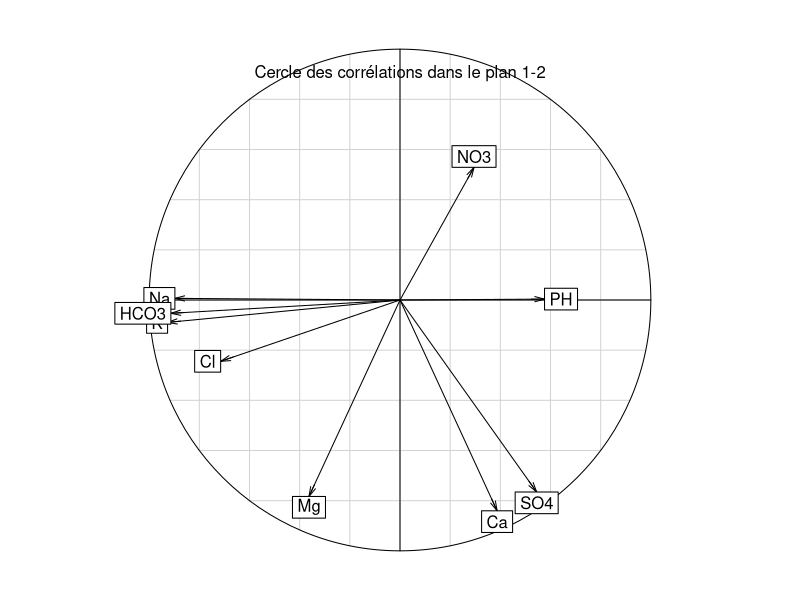
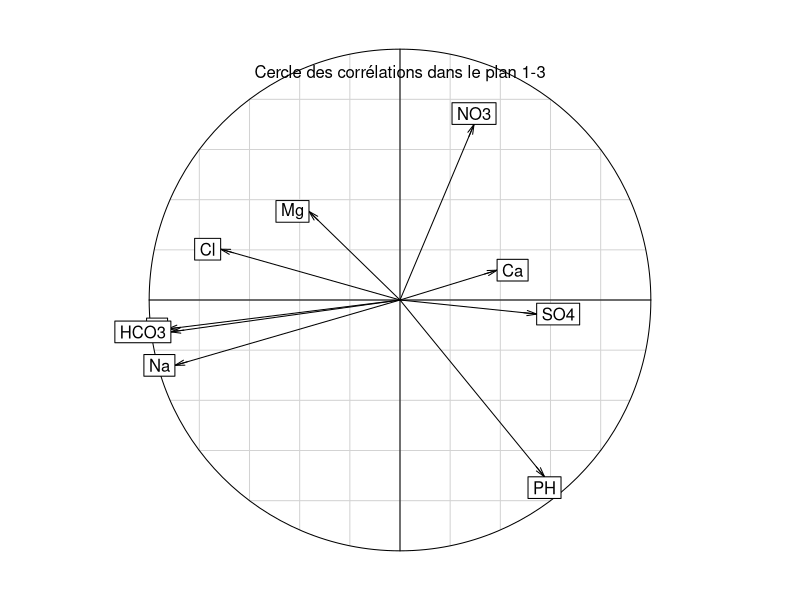
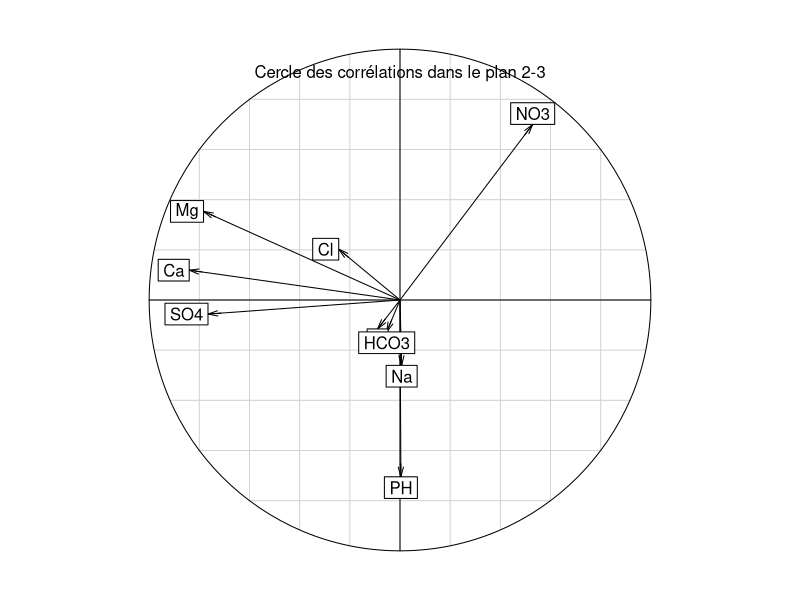
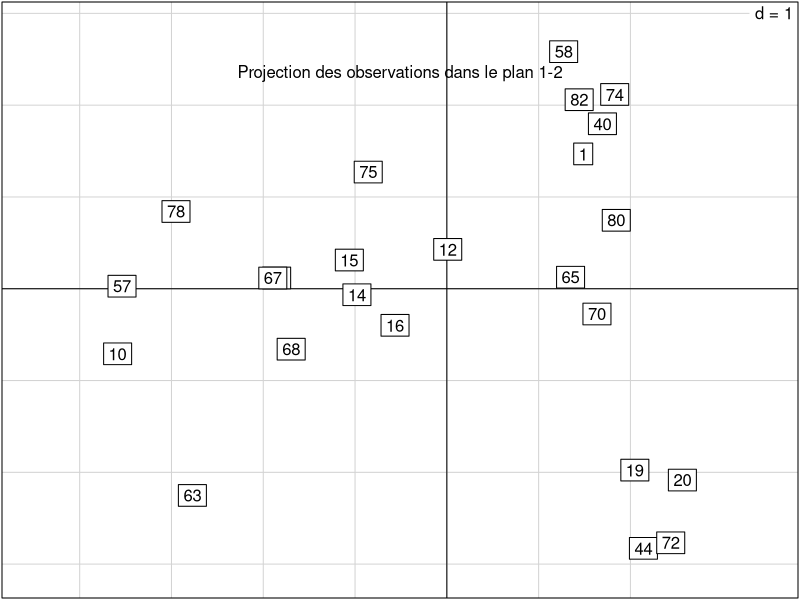
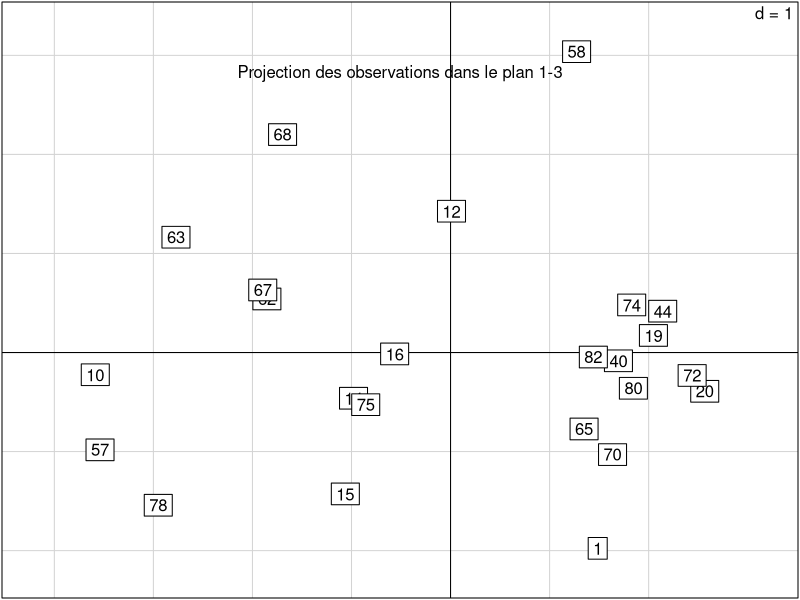
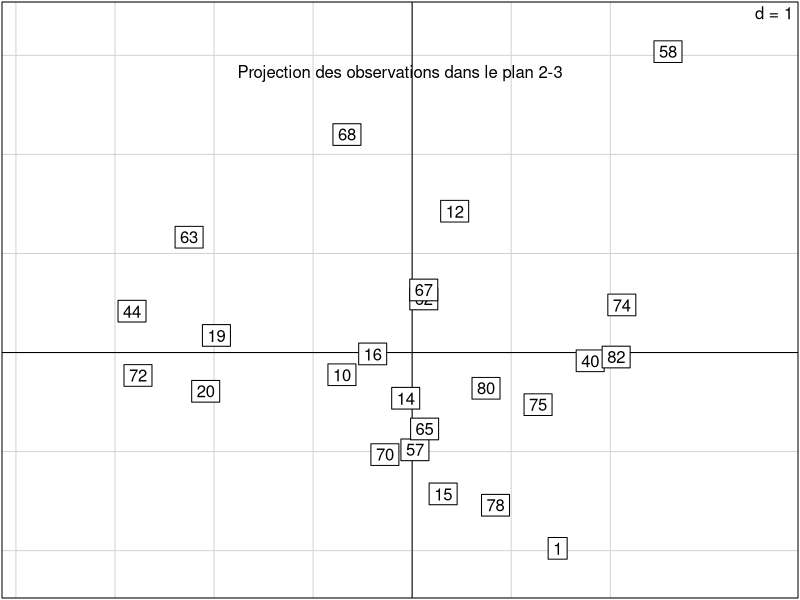
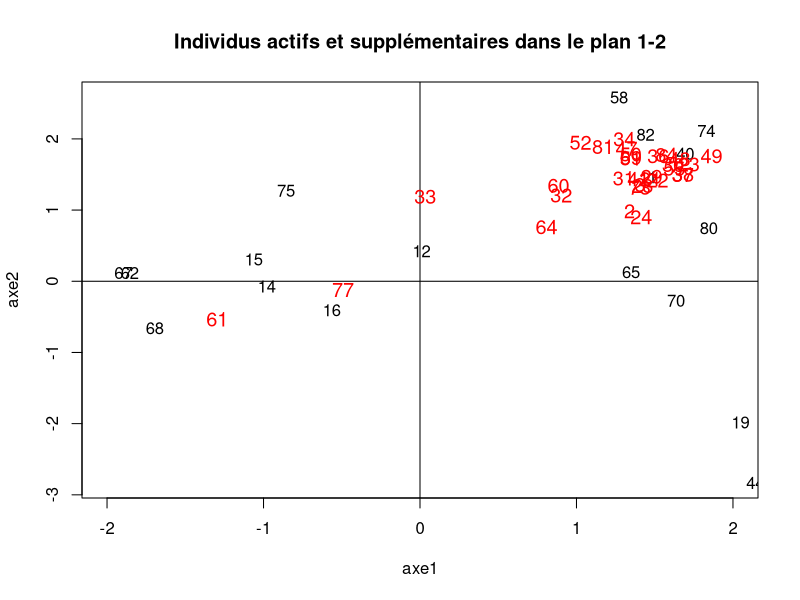
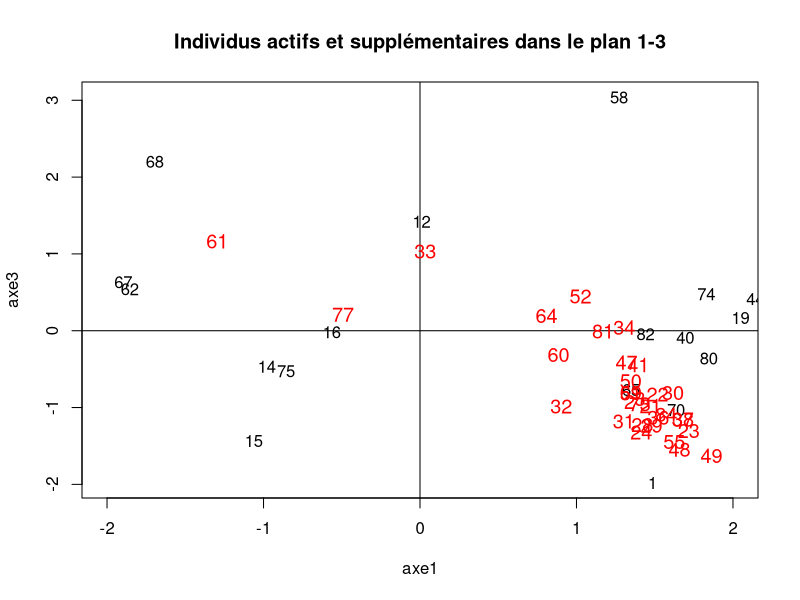

The R script that drew these images, in order:
library(ade4)

waters <- read.table("./Eaux2018 FM.txt", header=TRUE, sep="\t")
data_in = waters[waters$Pays %in% "France",]
active.waters = na.omit(data_in[sapply(data_in, is.numeric)]) 

num_outliers = unique(unlist(apply(active.waters, 2, function(x){which(x %in% boxplot.stats(x)$out)})))
outliers = active.waters[setdiff(c(1:nrow(active.waters)), num_outliers),]
without_outliers = active.waters[num_outliers,]

auto.acp = dudi.pca(df = without_outliers, scannf = FALSE, nf = 3)

round(auto.acp$eig,3)
round(cumsum(100*auto.acp$eig/sum(auto.acp$eig)), 3)

round(auto.acp$co,3)

s.corcircle(auto.acp$co, xax=1, yax=2); mtext("Cercle des corrélations dans le plan 1-2")
s.corcircle(auto.acp$co, xax=1, yax=3); mtext("Cercle des corrélations dans le plan 1-3")
s.corcircle(auto.acp$co, xax=2, yax=3); mtext("Cercle des corrélations dans le plan 2-3")

third = apply(auto.acp$co, 1, function(x){sqrt(sum(x*x))})

s.label(auto.acp$li,xax=1,yax=2); mtext("Projection des observations dans le plan 1-2") 
s.label(auto.acp$li,xax=1,yax=3); mtext("Projection des observations dans le plan 1-3") 
s.label(auto.acp$li,xax=2,yax=3); mtext("Projection des observations dans le plan 2-3") 

obs.inertie <- inertia.dudi(auto.acp, row.inertia=TRUE)
obs.ctr <- obs.inertie$row.abs/100 
obs.qlt <- obs.inertie$row.re/100

sort(round(apply(obs.ctr, 1, function(x){sqrt(sum(x*x))}), 3), decreasing = TRUE)
sort(round(apply(obs.qlt, 1, function(x){sqrt(sum(x*x))}), 3), decreasing = TRUE)

axe1 <- auto.acp$li[,1]
axe2 <- auto.acp$li[,2]
axe3 <- auto.acp$li[,3]

ligsup <- suprow(auto.acp, outliers)
acpcos2sup <- ligsup$lisup^2/apply(ligsup$lisup^2, 1, sum)
round(acpcos2sup[,1:3]*1000)

csup1 <- ligsup$lisup[,1]
csup2 <- ligsup$lisup[,2]
plot(axe1, axe2, type="n", main="Individus actifs et supplémentaires dans le plan 1-2", xlim=c(-2,2))
abline(h=0,v=0)
text(axe1, axe2, row.names(auto.acp$li))
text(csup1, csup2, row.names(ligsup$lisup), col="red", cex=1.2)
# Graphe des observations actives et supplémentaires - plan 1-3
csup3 <- ligsup$lisup[,3]
plot(axe1, axe3, type="n", main="Individus actifs et supplémentaires dans le plan 1-3", xlim=c(-2,2))
abline(h=0,v=0)
text(axe1, axe3, row.names(auto.acp$li))
text(csup1, csup3, row.names(ligsup$lisup), col="red", cex=1.2)
# Graphe des observations actives et supplémentaires - plan 2-3
plot(axe2, axe3, type="n", main="Individus actifs et supplémentaires dans le plan 2-3", xlim=c(-2,2))
abline(h=0,v=0)
text(axe2, axe3, row.names(auto.acp$li))
text(csup2, csup3, row.names(ligsup$lisup), col="red", cex=1.2)

#compare
waters <- read.table("./Eaux2018 FM.txt", header=TRUE, sep="\t")
data_in = waters[waters$Pays %in% "France",]
active.waters = na.omit(data_in[sapply(data_in, is.numeric)]) 

auto.acp = dudi.pca(df = active.waters, scannf = FALSE, nf = 3)
first = apply(auto.acp$co, 1, function(x){sqrt(sum(x*x))})
round(mean(third - first), 4)
